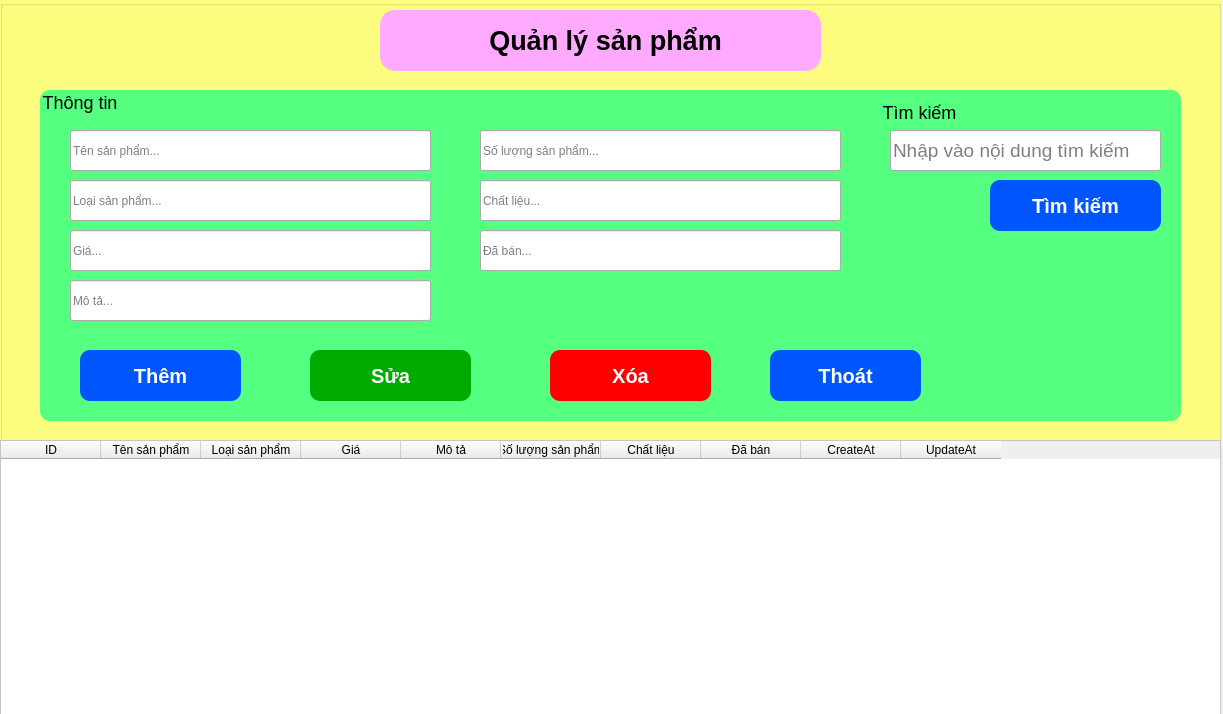
<?xml version="1.0" encoding="UTF-8"?>
<ui version="4.0">
 <class>MainWindow</class>
 <widget class="QMainWindow" name="MainWindow">
  <property name="geometry">
   <rect>
    <x>0</x>
    <y>0</y>
    <width>1223</width>
    <height>714</height>
   </rect>
  </property>
  <property name="windowTitle">
   <string>Quản Lý sản phẩm</string>
  </property>
  <widget class="QWidget" name="centralwidget">
   <widget class="QGroupBox" name="groupBox">
    <property name="geometry">
     <rect>
      <x>0</x>
      <y>0</y>
      <width>1221</width>
      <height>721</height>
     </rect>
    </property>
    <property name="styleSheet">
     <string notr="true">QGroupBox{
	background-color:rgb(255, 255, 127);
}</string>
    </property>
    <property name="title">
     <string/>
    </property>
    <widget class="QGroupBox" name="groupBox_2">
     <property name="geometry">
      <rect>
       <x>380</x>
       <y>10</y>
       <width>441</width>
       <height>61</height>
      </rect>
     </property>
     <property name="styleSheet">
      <string notr="true">QGroupBox{
	background-color:rgb(255, 170, 255);
	border-radius: 15px;
}</string>
     </property>
     <property name="title">
      <string/>
     </property>
     <widget class="QLabel" name="label_3">
      <property name="geometry">
       <rect>
        <x>0</x>
        <y>0</y>
        <width>451</width>
        <height>61</height>
       </rect>
      </property>
      <property name="text">
       <string>&lt;html&gt;&lt;head/&gt;&lt;body&gt;&lt;p align=&quot;center&quot;&gt;&lt;span style=&quot; font-size:20pt; font-weight:600;&quot;&gt;Quản lý sản phẩm&lt;/span&gt;&lt;/p&gt;&lt;/body&gt;&lt;/html&gt;</string>
      </property>
     </widget>
    </widget>
    <widget class="QGroupBox" name="groupBox_3">
     <property name="geometry">
      <rect>
       <x>40</x>
       <y>90</y>
       <width>1141</width>
       <height>331</height>
      </rect>
     </property>
     <property name="styleSheet">
      <string notr="true">QGroupBox{
	background-color:rgb(85, 255, 127);
	font-size:18px;
	border-radius:10px;
}</string>
     </property>
     <property name="title">
      <string>Thông tin</string>
     </property>
     <widget class="QLineEdit" name="txtTenSanPham">
      <property name="geometry">
       <rect>
        <x>30</x>
        <y>40</y>
        <width>361</width>
        <height>41</height>
       </rect>
      </property>
      <property name="styleSheet">
       <string notr="true">font: 14pt &quot;MS Shell Dlg 2&quot;;</string>
      </property>
      <property name="placeholderText">
       <string>Tên sản phẩm...</string>
      </property>
     </widget>
     <widget class="QLineEdit" name="txtGia">
      <property name="geometry">
       <rect>
        <x>30</x>
        <y>140</y>
        <width>361</width>
        <height>41</height>
       </rect>
      </property>
      <property name="styleSheet">
       <string notr="true">font: 14pt &quot;MS Shell Dlg 2&quot;;</string>
      </property>
      <property name="placeholderText">
       <string>Giá...</string>
      </property>
     </widget>
     <widget class="QLineEdit" name="txtMoTa">
      <property name="geometry">
       <rect>
        <x>30</x>
        <y>190</y>
        <width>361</width>
        <height>41</height>
       </rect>
      </property>
      <property name="styleSheet">
       <string notr="true">font: 14pt &quot;MS Shell Dlg 2&quot;;</string>
      </property>
      <property name="placeholderText">
       <string>Mô tả...</string>
      </property>
     </widget>
     <widget class="QLineEdit" name="txtLoaiSanPham">
      <property name="geometry">
       <rect>
        <x>30</x>
        <y>90</y>
        <width>361</width>
        <height>41</height>
       </rect>
      </property>
      <property name="styleSheet">
       <string notr="true">font: 14pt &quot;MS Shell Dlg 2&quot;;</string>
      </property>
      <property name="placeholderText">
       <string>Loại sản phẩm...</string>
      </property>
     </widget>
     <widget class="QLineEdit" name="txtSoLuongSanPham">
      <property name="geometry">
       <rect>
        <x>440</x>
        <y>40</y>
        <width>361</width>
        <height>41</height>
       </rect>
      </property>
      <property name="styleSheet">
       <string notr="true">font: 14pt &quot;MS Shell Dlg 2&quot;;</string>
      </property>
      <property name="placeholderText">
       <string>Số lượng sản phẩm...</string>
      </property>
     </widget>
     <widget class="QLineEdit" name="txtChatLieu">
      <property name="geometry">
       <rect>
        <x>440</x>
        <y>90</y>
        <width>361</width>
        <height>41</height>
       </rect>
      </property>
      <property name="styleSheet">
       <string notr="true">font: 14pt &quot;MS Shell Dlg 2&quot;;</string>
      </property>
      <property name="placeholderText">
       <string>Chất liệu...</string>
      </property>
     </widget>
     <widget class="QLineEdit" name="txtDaBan">
      <property name="geometry">
       <rect>
        <x>440</x>
        <y>140</y>
        <width>361</width>
        <height>41</height>
       </rect>
      </property>
      <property name="styleSheet">
       <string notr="true">font: 14pt &quot;MS Shell Dlg 2&quot;;</string>
      </property>
      <property name="placeholderText">
       <string>Đã bán...</string>
      </property>
     </widget>
     <widget class="QGroupBox" name="groupBox_4">
      <property name="geometry">
       <rect>
        <x>840</x>
        <y>10</y>
        <width>291</width>
        <height>171</height>
       </rect>
      </property>
      <property name="title">
       <string>Tìm kiếm</string>
      </property>
      <widget class="QLineEdit" name="txtTimKiem">
       <property name="geometry">
        <rect>
         <x>10</x>
         <y>30</y>
         <width>271</width>
         <height>41</height>
        </rect>
       </property>
       <property name="font">
        <font>
         <pointsize>14</pointsize>
        </font>
       </property>
       <property name="placeholderText">
        <string>Nhập vào nội dung tìm kiếm</string>
       </property>
      </widget>
      <widget class="QPushButton" name="btnTimKiem">
       <property name="geometry">
        <rect>
         <x>110</x>
         <y>80</y>
         <width>171</width>
         <height>51</height>
        </rect>
       </property>
       <property name="styleSheet">
        <string notr="true">QPushButton{
	font-size: 20px;
    border-radius: 10px;
	background-color: rgb(0, 85, 255);
	color:rgb(255, 255, 255);
	font-weight: bold;
}
QPushButton:hover{
	background-color: rgb(0, 170, 255);
	cursor: pointer;
}</string>
       </property>
       <property name="text">
        <string>Tìm kiếm</string>
       </property>
      </widget>
     </widget>
    </widget>
    <widget class="QPushButton" name="btnThem">
     <property name="geometry">
      <rect>
       <x>80</x>
       <y>350</y>
       <width>161</width>
       <height>51</height>
      </rect>
     </property>
     <property name="styleSheet">
      <string notr="true">QPushButton{
	font-size: 20px;
    border-radius: 10px;
	background-color: rgb(0, 85, 255);
	color:rgb(255, 255, 255);
	font-weight: bold;
}
QPushButton:hover{
	background-color: rgb(0, 170, 255);
	cursor: pointer;
}</string>
     </property>
     <property name="text">
      <string>Thêm</string>
     </property>
    </widget>
    <widget class="QPushButton" name="btnSua">
     <property name="geometry">
      <rect>
       <x>310</x>
       <y>350</y>
       <width>161</width>
       <height>51</height>
      </rect>
     </property>
     <property name="styleSheet">
      <string notr="true">QPushButton{
	font-size: 20px;
    border-radius: 10px;
	background-color: rgb(0, 170, 0);
	color:rgb(255, 255, 255);
	font-weight: bold;
}
QPushButton:hover{
	background-color:rgb(0, 255, 127);
	cursor: pointer;
}</string>
     </property>
     <property name="text">
      <string>Sửa</string>
     </property>
    </widget>
    <widget class="QPushButton" name="btnXoa">
     <property name="geometry">
      <rect>
       <x>550</x>
       <y>350</y>
       <width>161</width>
       <height>51</height>
      </rect>
     </property>
     <property name="styleSheet">
      <string notr="true">QPushButton{
	font-size: 20px;
    border-radius: 10px;
	background-color: rgb(255, 0, 0);
	color:rgb(255, 255, 255);
	font-weight: bold;
}
QPushButton:hover{
	background-color: rgb(255, 84, 84);
	cursor: pointer;
}</string>
     </property>
     <property name="text">
      <string>Xóa</string>
     </property>
    </widget>
    <widget class="QPushButton" name="btnThoat">
     <property name="geometry">
      <rect>
       <x>770</x>
       <y>350</y>
       <width>151</width>
       <height>51</height>
      </rect>
     </property>
     <property name="styleSheet">
      <string notr="true">QPushButton{
	font-size: 20px;
    border-radius: 10px;
	background-color: rgb(0, 85, 255);
	color:rgb(255, 255, 255);
	font-weight: bold;
}
QPushButton:hover{
	background-color: rgb(0, 170, 255);
	cursor: pointer;
}</string>
     </property>
     <property name="text">
      <string>Thoát</string>
     </property>
    </widget>
    <widget class="QTableWidget" name="tableWidget">
     <property name="geometry">
      <rect>
       <x>0</x>
       <y>440</y>
       <width>1221</width>
       <height>281</height>
      </rect>
     </property>
     <property name="styleSheet">
      <string notr="true">QTableWidget{
	color:rgb(0, 0, 0)
	font: 14pt &quot;MS Shell Dlg 2&quot;;
	Background-color:rgb(255, 255, 255)
}</string>
     </property>
     <property name="rowCount">
      <number>0</number>
     </property>
     <column>
      <property name="text">
       <string>ID</string>
      </property>
     </column>
     <column>
      <property name="text">
       <string>Tên sản phẩm</string>
      </property>
     </column>
     <column>
      <property name="text">
       <string>Loại sản phẩm</string>
      </property>
     </column>
     <column>
      <property name="text">
       <string>Giá</string>
      </property>
     </column>
     <column>
      <property name="text">
       <string>Mô tả</string>
      </property>
     </column>
     <column>
      <property name="text">
       <string>Số lượng sản phẩm</string>
      </property>
     </column>
     <column>
      <property name="text">
       <string>Chất liệu</string>
      </property>
     </column>
     <column>
      <property name="text">
       <string>Đã bán</string>
      </property>
     </column>
     <column>
      <property name="text">
       <string>CreateAt</string>
      </property>
     </column>
     <column>
      <property name="text">
       <string>UpdateAt</string>
      </property>
     </column>
    </widget>
   </widget>
  </widget>
 </widget>
 <resources/>
 <connections/>
</ui>
